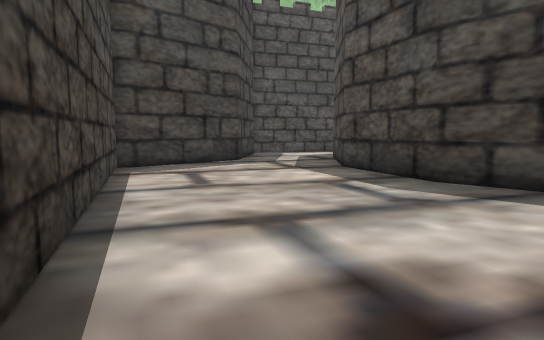
[1] (above)

24 first-person views from a walk through a 3-D level made in the Unity game engine. The camera is 1.5 m above the floor, tilts 6° down and sees 75° across. The floor is counted in squares, 2 m on a side. Each view is taken from the middle of a square. On the plan, view 1 faces up. The plan holds only what a view shows up to about 11 squares ahead; the rest is blank. The place goes on beyond the plan. Some surface patterns are stand-ins.

[2]
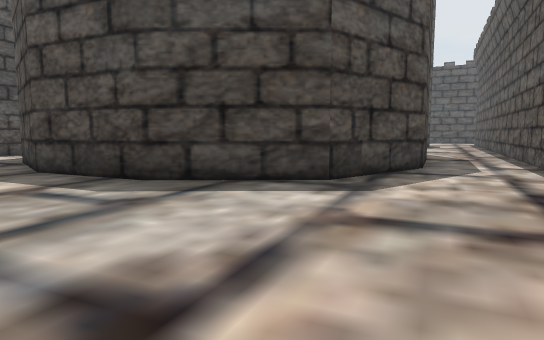

[3]
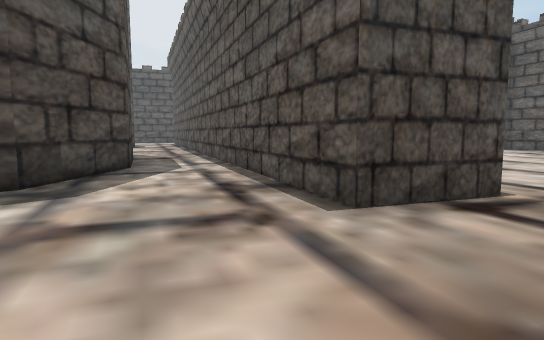

[4]
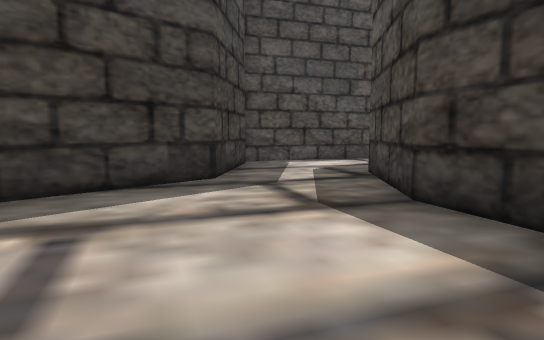

[5]
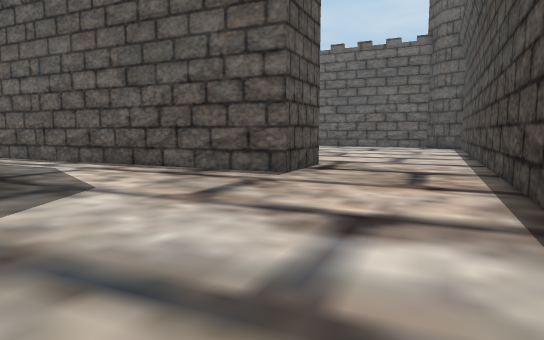

[6]
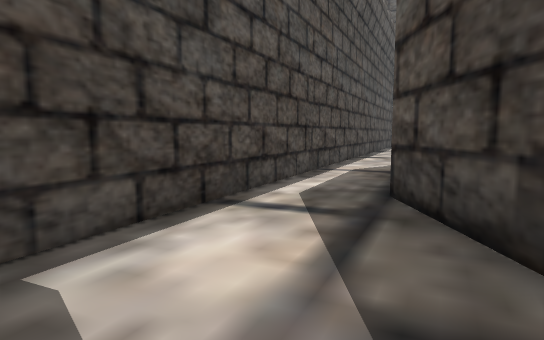

[7]
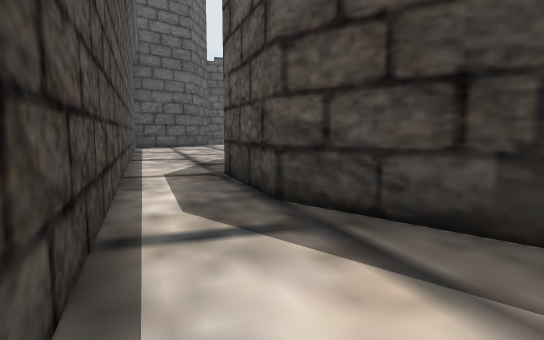

[8]
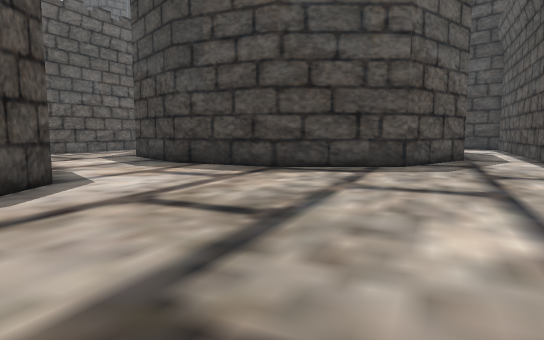

[9]
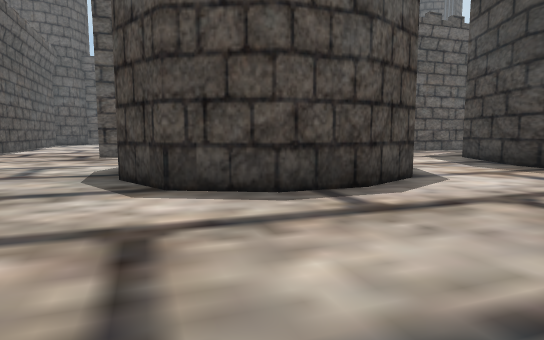

[10]
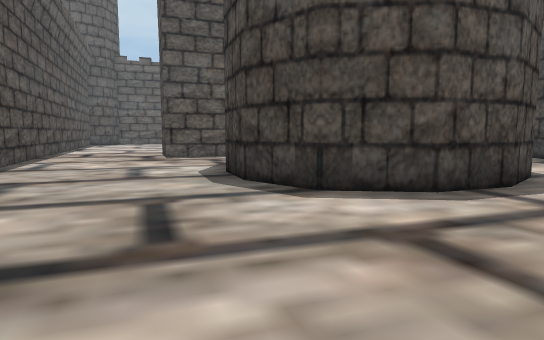

[11]
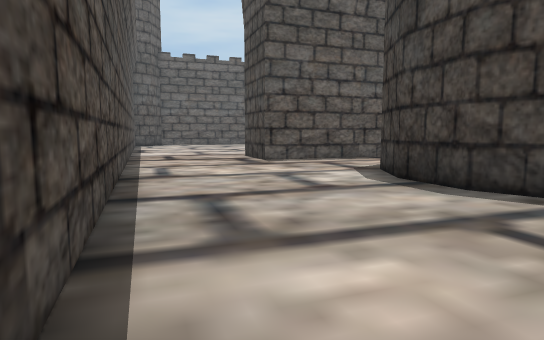

[12]
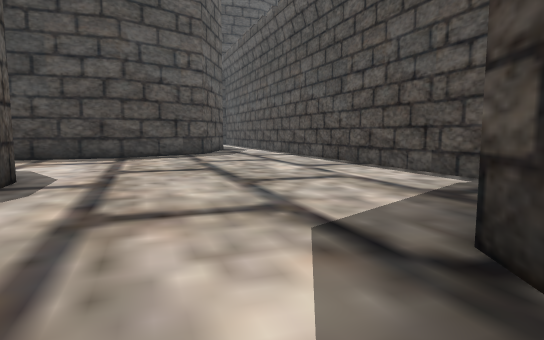

[13]
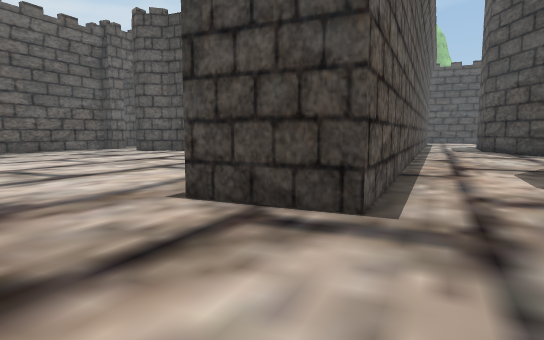

[14]
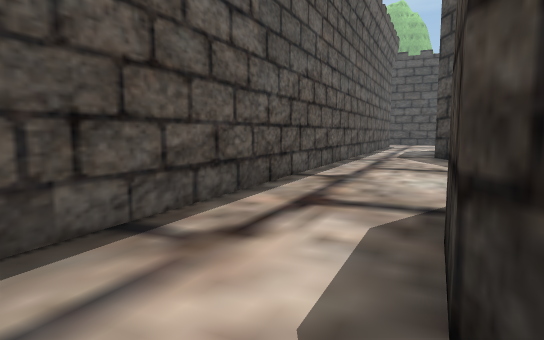

[15]
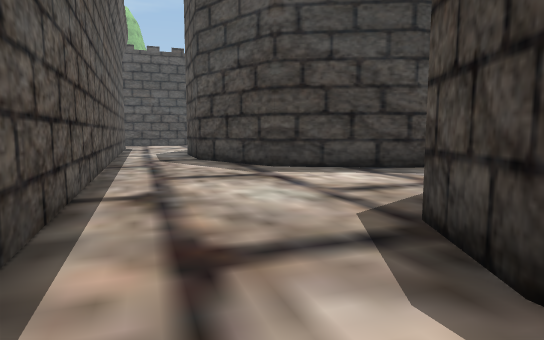

[16]
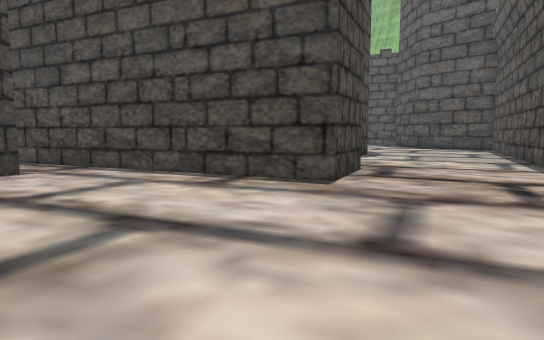

[17]
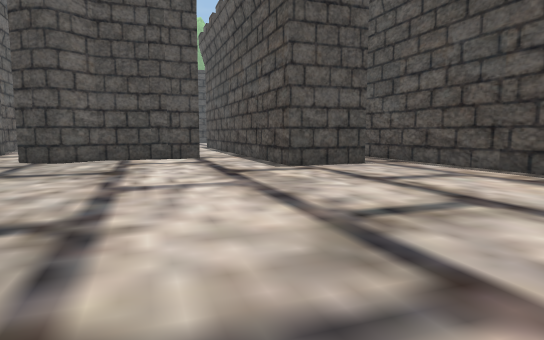

[18]
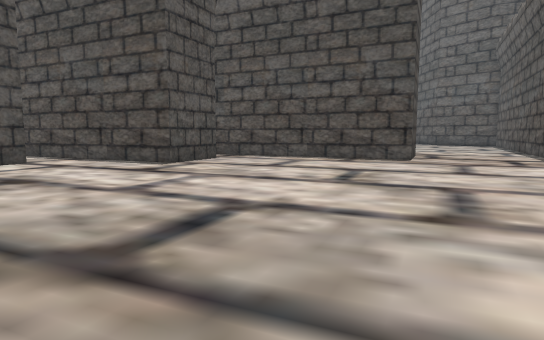

[19]
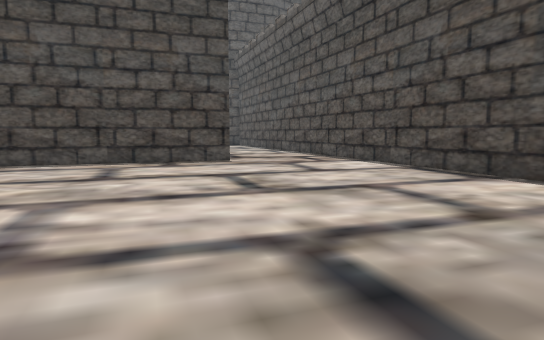

[20]
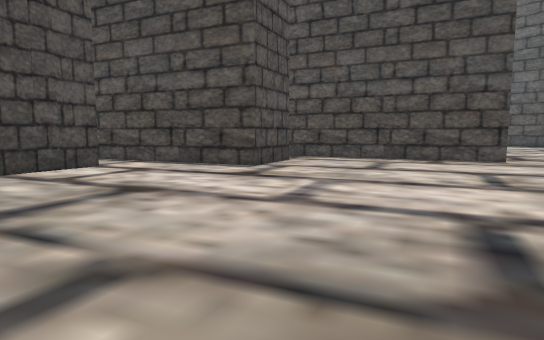

[21]
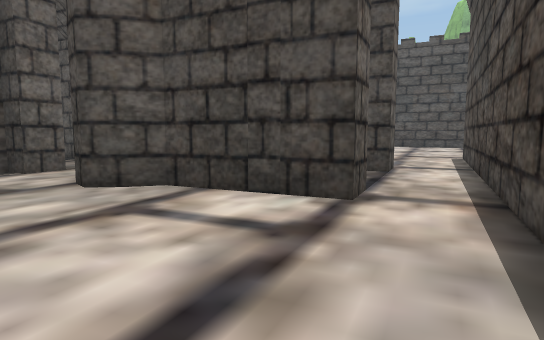

[22]
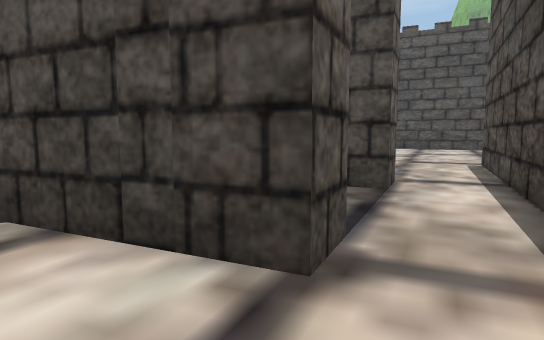

[23]
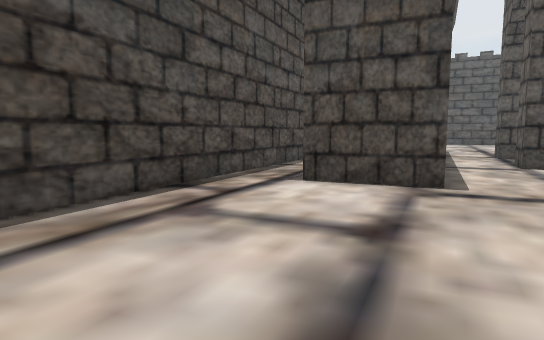

[24]
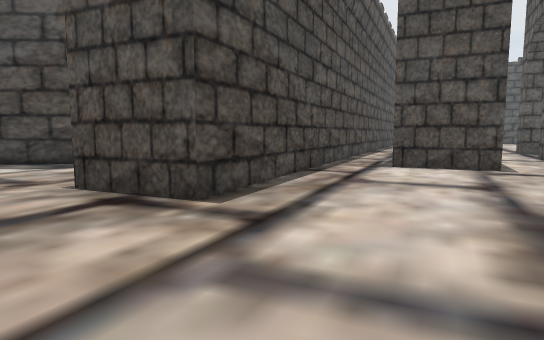

### Floor plan
Ten units are one square. View 1 is at (0, 0); x grows to the right and y downward. Boxes are objects, and circles mark ways between rooms. Rooms are numbered by the first view taken in them; rooms with no view inside come last. Other rooms are left out.
<svg viewBox="-38 -198 328 268">
<path fill="none" stroke="#000" d="M-33 -76 -10 -12M-5 3 8 37M22 -112 39 -130M35 8 77 -7M76 -30 46 -33 25 -54 16 -79 19 -110M-6 -128 -9 -98 -31 -76M33 -145 -7 -131M200 -79 197 -76 185 -72 169 -73M156 -110 167 -121 179 -126 194 -124 204 -114 209 -101 207 -86M194 -14 201 6 164 19M108 -19 232 -64 239 -45 184 -25M176 31 185 56 190 59 195 63M204 -173 197 -173M285 -20 237 -152M164 -193 33 -145M39 -130 65 -139 94 -136 115 -115 124 -90 121 -61 100 -39M131 31 99 43 92 23M8 37 18 65M140 49 138 45M127 -4 41 27 35 8M168 34 176 31M164 19 131 31M138 45 146 42 148 48M77 -7 108 -19M100 -41 74 -31"/>
<circle cx="40" cy="-140" r="3" fill="#2a7"/>
<circle cx="27" cy="30" r="3" fill="#2a7"/>
<circle cx="70" cy="-20" r="3" fill="#2a7"/>
<circle cx="175" cy="30" r="3" fill="#2a7"/>
<circle cx="110" cy="-30" r="3" fill="#2a7"/>
<circle cx="130" cy="40" r="3" fill="#2a7"/>
<text x="10" y="-50">1</text>
<text x="190" y="-70">2</text>
<text x="70" y="40">3</text>
<text x="160" y="30">4</text>
<text x="90" y="-20">5</text>
</svg>
Room 1 opens to room 2. Room 1 opens to room 3. Room 1 opens to room 5. Room 2 opens to room 4. Room 2 opens to room 5. Room 3 opens to room 4.

Where each view was taken, in squares from view 1:
view 1: 0 up, 0 right, facing up
view 2: 0 up, 0 right, facing up-right
view 3: 0 up, 0 right, facing right
view 4: 4 up, 0 right, facing up
view 5: 4 up, 1 left, facing down-right
view 6: 11 up, 0 right, facing up-right
view 7: 13 up, 0 right, facing right
view 8: 17 up, 17 right, facing down-left
view 9: 17 up, 18 right, facing down
view 10: 17 up, 20 right, facing down
view 11: 16 up, 23 right, facing down
view 12: 16 up, 22 right, facing left
view 13: 8 up, 26 right, facing down-left
view 14: 8 up, 21 right, facing down-left
view 15: 6 up, 20 right, facing left
view 16: 0 up, 27 right, facing up-left
view 17: 1 down, 28 right, facing left
view 18: 5 down, 28 right, facing up-left
view 19: 5 down, 25 right, facing up
view 20: 6 down, 26 right, facing up-left
view 21: 1 down, 21 right, facing down-left
view 22: 2 down, 19 right, facing down-left
view 23: 6 down, 5 right, facing up-right
view 24: 6 down, 2 right, facing up-right
